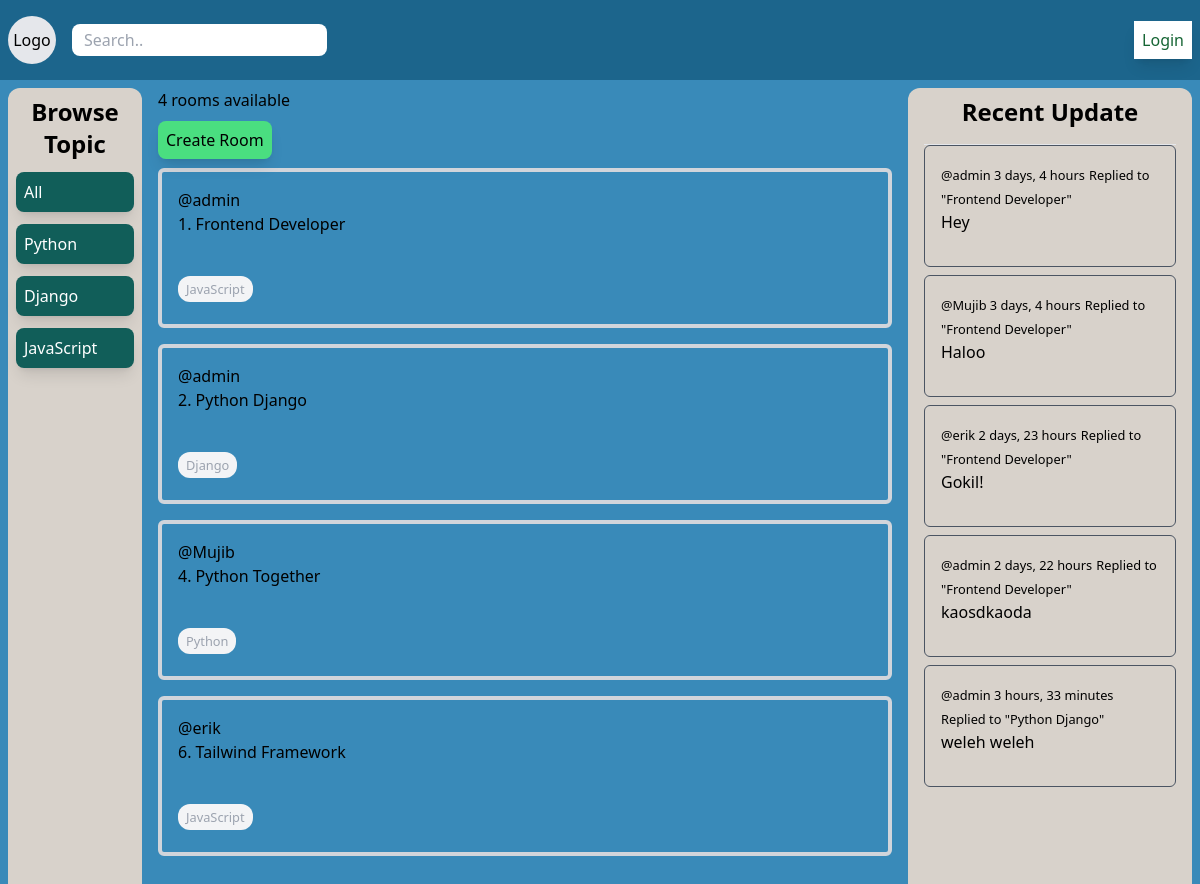
The page / on the database its author committed.
### base/models.py (models this page shows, shortened)
class Topic(models.Model):
    name = models.CharField(max_length=200)

class Room(models.Model):
    host = models.ForeignKey(User, on_delete=models.SET_NULL, null=True)
    topic = models.ForeignKey(Topic, on_delete=models.SET_NULL, null=True)
    name = models.CharField(max_length=200)
    description = models.TextField(null=True, blank=True)
    participants = models.ManyToManyField(User, related_name='participants', blank=True)
    updated = models.DateTimeField(auto_now=True)
    created = models.DateTimeField(auto_now_add=True)
    def __str__(self):
        return self.name

class Message(models.Model):
    user = models.ForeignKey(User, on_delete=models.CASCADE)
    room = models.ForeignKey(Room, on_delete=models.CASCADE)
    body = models.TextField()
    updated = models.DateTimeField(auto_now=True)
    created = models.DateTimeField(auto_now_add=True)
    def __str__(self):
        return self.body[0:50]

### base/views.py (the view)
# urls.py: path('', views.home, name='home'),
def home(request):
    q = request.GET.get('q') if request.GET.get('q') != None else ''
    rooms = Room.objects.filter(
        Q(topic__name__icontains=q) | Q(name__icontains=q) | Q(
            description__icontains=q) | Q(host__username__icontains=q)
    )
    topics = Topic.objects.all()
    room_count = rooms.count()
    room_messages = Message.objects.filter(Q(room__topic__name__icontains=q))
    context = {'rooms': rooms, 'topics': topics, 'room_count': room_count, 'room_messages': room_messages}
    return render(request, 'base/home.html', context)

### base/templates/base/home.html
{% extends 'main.html' %} {% block content %}
<div class="grid grid-cols-8 gap-4 w-full h-screen">
  <div class="col-span-1 bg-[#D8D2CB] p-2 flex flex-col gap-y-3 rounded-xl">
    {% include 'base/topics_component.html' %}
  </div>
  <div class="col-span-5">
    <p class="mb-4">{{room_count}} rooms available</p>
    <a
      class="bg-green-400 p-2 buttonCreate shadow-lg"
      href="{% url 'create' %}"
      >Create Room</a
    >
    <div class="mt-4">
      {% include 'base/feeds_component.html' %}
    </div>
  </div>
  <div class="bg-[#D8D2CB] rounded-xl px-4 p-2 col-span-2">{% include 'base/activity_component.html' %}</div>
</div>
{% endblock %}

### base/templates/base/topics_component.html
<p class="text-center font-semibold text-2xl">Browse Topic</p>
<a
  class="bg-teal-800 p-2 rounded-lg text-white shadow-lg hover:bg-teal-500 cursor-pointer"
  href="{% url 'home' %}"
>
  All
</a>
{% for topic in topics %}
<a
  class="bg-teal-800 p-2 rounded-lg text-white shadow-lg hover:bg-teal-500 cursor-pointer"
  href="{% url 'home' %}?q={{topic.name}}"
>
  {{ topic.name }}
</a>
{% endfor %}

### base/templates/base/feeds_component.html (shortened to what this page needs)
    <div class="mt-2">
      {% for room in rooms %}
      <div class="mb-4 p-4 rounded-md flex flex-col border-4 border-gray-300">
        <a href="{% url 'profile' room.host.id %}">@{{room.host.username}}</a>
        <h5 class="mb-6">
          {{room.id}}. <a href="{% url 'room' room.id %}">{{ room.name }}</a>
        </h5>
        <div class="w-20 mb-2">
          <small
            class="bg-gray-100 p-1 px-2 rounded-xl text-gray-400 self-center"
            >{{room.topic.name}}</small
          >
        </div>
      </div>
      {% endfor %}
    </div>

### base/templates/base/activity_component.html (shortened to what this page needs)
<p class="text-center mb-4 font-semibold text-2xl">Recent Update</p>
    <hr>
    {% for message in room_messages %}
    <div class="p-4 border border-gray-600 rounded-md mb-2">
        <div> <small><a href="{% url 'profile' message.user.id %}">@{{message.user}} </a> {{ message.created|timesince}}</small>
            <small>Replied to "{{message.room}}"</small></div>
            <p class="mb-4">{{message}}</p>
    </div>
    {% endfor %}

### templates/main.html (style rules this page uses)
.buttonCreate { border-radius: 0.5em; }

### rows shown on the page
Topic: name "Python"
Topic: name "Django"
Topic: name "JavaScript"
Room: host.username "admin", id "1", name "Frontend Developer", topic.name "JavaScript"
Room: host.username "admin", id "2", name "Python Django", topic.name "Django"
Room: host.username "Mujib", id "4", name "Python Together", topic.name "Python"
Room: host.username "erik", id "6", name "Tailwind Framework", topic.name "JavaScript"
Message: user "admin", created "3 days, 4 hours", room "Frontend Developer", body "Hey"
Message: user "Mujib", created "3 days, 4 hours", room "Frontend Developer", body "Haloo"
Message: user "erik", created "2 days, 23 hours", room "Frontend Developer", body "Gokil!"
Message: user "admin", created "2 days, 22 hours", room "Frontend Developer", body "kaosdkaoda"
Message: user "admin", created "3 hours, 33 minutes", room "Python Django", body "weleh weleh"

### other values the page prints
{{ room_count }} "4"
